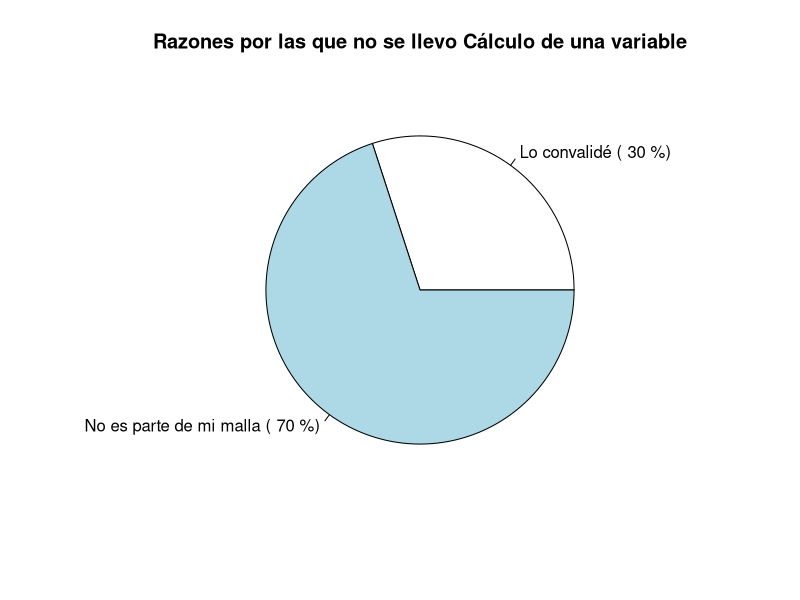
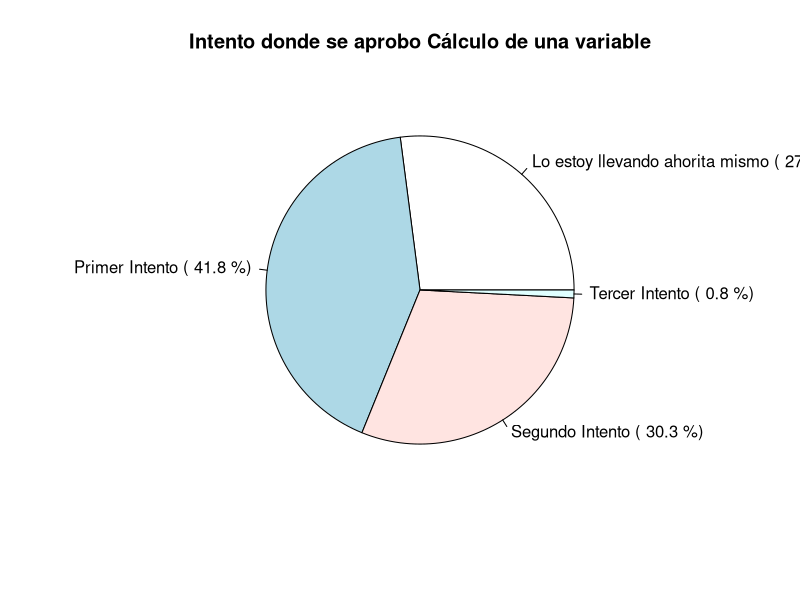
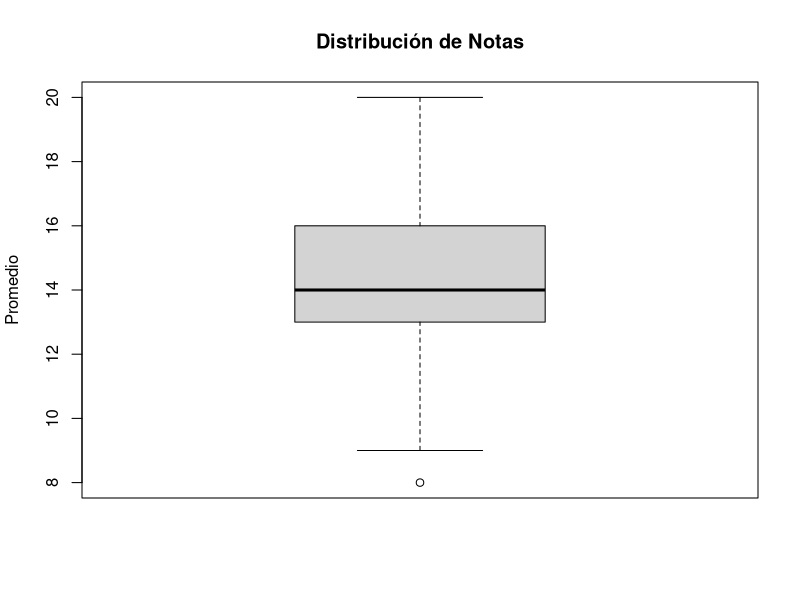
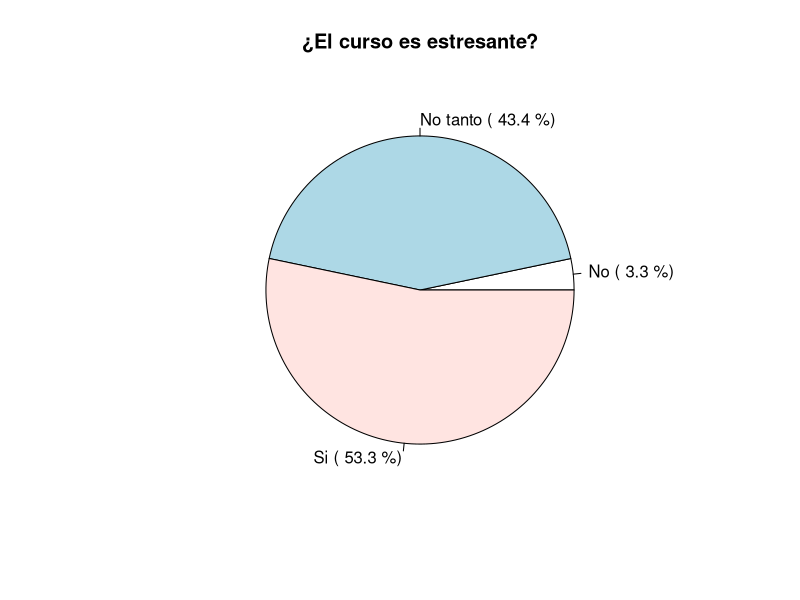
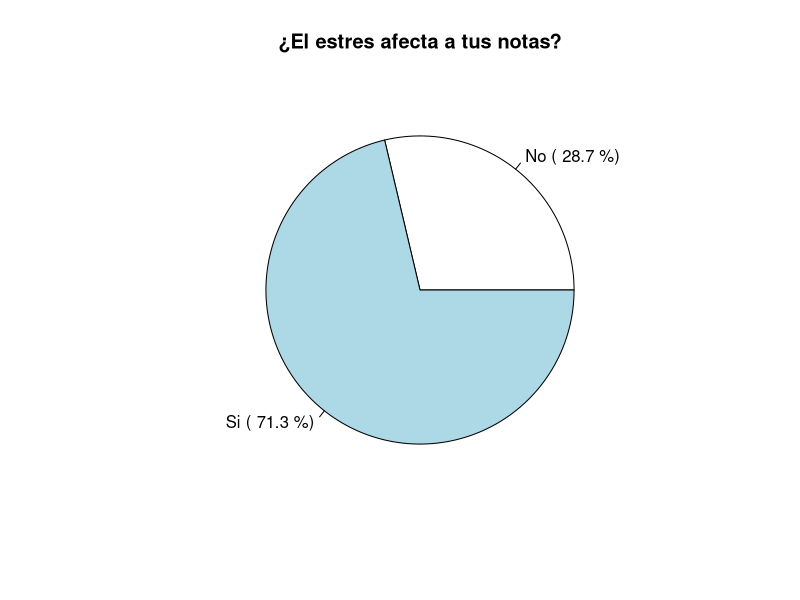
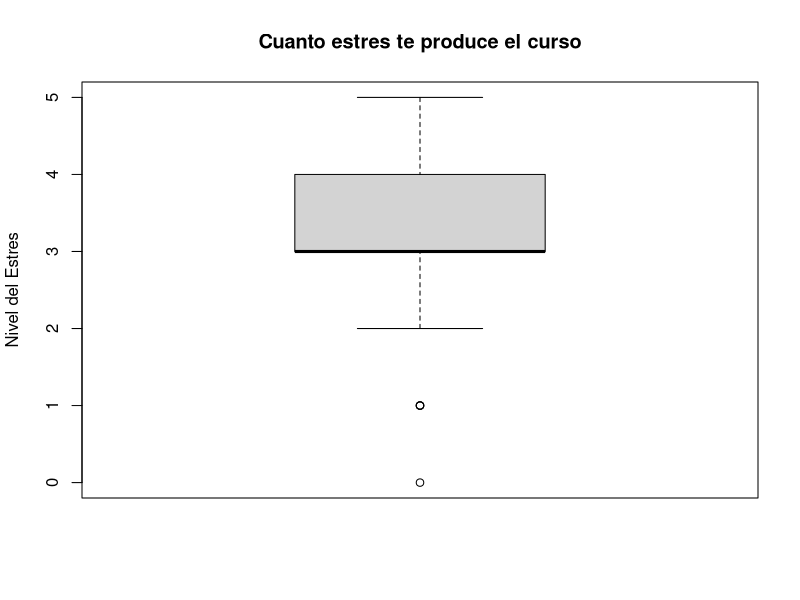
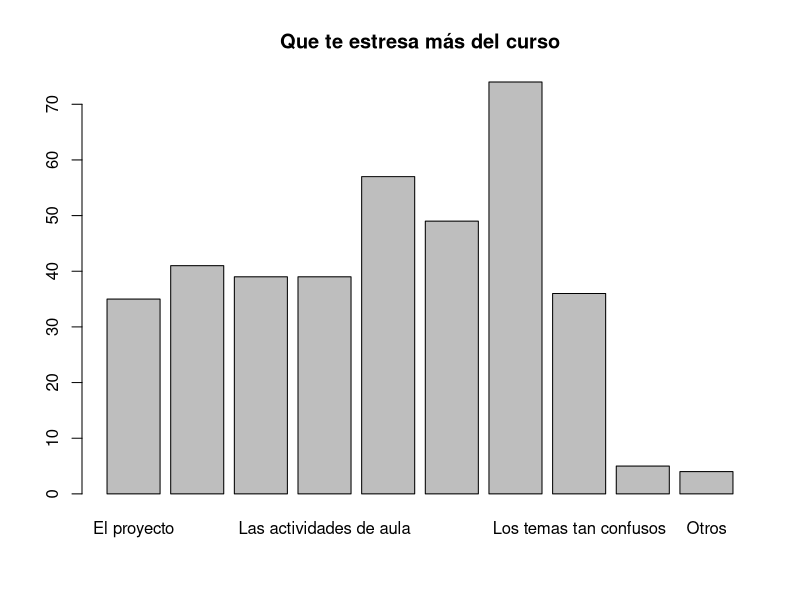
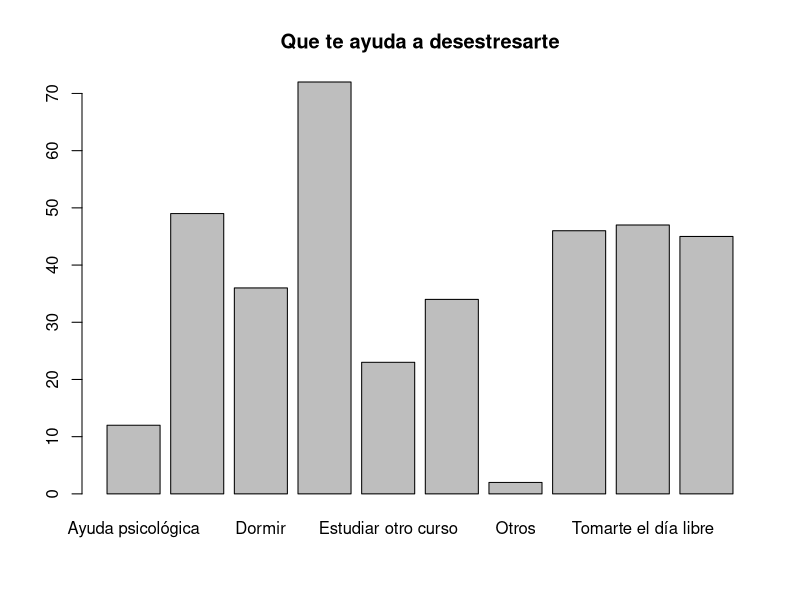

These charts were generated, in order, by the following R code:
## ---- chunk 1
rm(list = ls())
library(readr)
datos <- read_csv("datos.csv")
## ---- chunk 2
library(chron)
#Eliminación de columnas inutiles
datos <- datos[, !(names(datos) %in% c("Marca temporal", "Ingresa tu correo institucional", "Ingresa tu número de teléfono (opcional)" ))]
#Cambio de nombre de las columnas
colnames(datos) <- c("Carrera","LlevoCalculo","Si,Intento","No,razon","Promedio","Estrésante","AfectaNotas","NivelEstres","CausaEstres","Desestresamiento","AprobarEstrategia","HorasEstudios","HorasSueño","HorasLibres","ApoyoDocente","Recomendaciones")

#Adaptacion de datos
for (i in seq_along(datos$`Si,Intento`)) {
  if (datos$`Si,Intento`[i] =="1") {
    datos$`Si,Intento`[i] <- "Primer Intento"
  }
  else if (datos$`Si,Intento`[i] =="2") {
    datos$`Si,Intento`[i] <- "Segundo Intento"
  }
  else if (datos$`Si,Intento`[i] =="3") {
    datos$`Si,Intento`[i] <- "Tercer Intento"
  }
  
}


#Adaptacion de las pregugunta de opción multiple
datos$CausaEstres <- strsplit(datos$CausaEstres, split=";")
OpcionesEstres <- c("Las actividades de aula","Las actividades grupales","Las tareas semanales","El proyecto","Los exámenes parcial y final","La mala explicación del profesor","Los temas tan confusos","La gran cantidad de evaluaciones","Ninguno (todo fue fácil)"
)
for (i in seq_along(datos$CausaEstres)) {
  for (j in seq_along(datos$CausaEstres[[i]])) {
    if (!datos$CausaEstres[[i]][j] %in% OpcionesEstres) {
      datos$CausaEstres[[i]][j] <- "Otros"
    }
  }
}

datos$Desestresamiento <- strsplit(datos$Desestresamiento, split=";")
OpcionesDesestresamiento <- c("Deporte","Escuchar música","Videojuegos","Tomarte el día libre","Ayuda psicológica","Pedir ayuda a tus compañeros","Estudiar otro curso","Maldecir al profesor y al curso","Dormir")

for (i in seq_along(datos$Desestresamiento)) {
  for (j in seq_along(datos$Desestresamiento[[i]])) {
    if (!datos$Desestresamiento[[i]][j] %in% OpcionesDesestresamiento) {
      datos$Desestresamiento[[i]][j] <- "Otros"
    }
  }
}

datos$AprobarEstrategia <- strsplit(datos$AprobarEstrategia,split = ";")
OpcionesEstrategia <- c("Mentorías","Asesorías","Libros de la biblioteca","Estudios grupales","Profesor particular","Solo estudié lo aprendido en clase")

for (i in seq_along(datos$AprobarEstrategia)) {
  for (j in seq_along(datos$AprobarEstrategia[[i]])) {
    if (!datos$AprobarEstrategia[[i]][j] %in% OpcionesEstrategia) {
      datos$AprobarEstrategia[[i]][j] <- "Otros"
    }
  }
}

datos$Recomendaciones <- strsplit(datos$Recomendaciones, split = ";")
OpcionesRecomendaciones <- c("Colocar el 100% de tu esfuerzo desde la primera semana","Estudiar de antemano el curso","Buscar ayuda de estudiantes de ciclos superiores","Orar","Rendirse","No recomendar nada (el curso es fácil no hay necesidad de preparación)")

for (i in seq_along(datos$Recomendaciones)) {
  for (j in seq_along(datos$Recomendaciones[[i]])) {
    if (!datos$Recomendaciones[[i]][j] %in% OpcionesRecomendaciones) {
      datos$Recomendaciones[[i]][j] <- "Otros"
    }
  }
}

## ---- chunk 3
#Llevo calculo:
datos$LlevoCalculo[datos$`No,razon` == "Me retiré"] <- "Si"
datoSI <- datos[datos$LlevoCalculo == "Si", ]
datoNo <- datos[datos$LlevoCalculo != "Si", ]
datoNo <- subset(datoNo,select = c("Carrera","LlevoCalculo","No,razon"))
## ---- chunk 4
#Grafico de porque no se llevo calculo
RzNoCalc <- table(datoNo$`No,razon`)
pie(RzNoCalc, labels = paste(names(prop.table(RzNoCalc)*100), "(", round(prop.table(RzNoCalc)*100, 1), "%)"), main = "Razones por las que no se llevo Cálculo de una variable")
RzNoCalc
## ---- chunk 5
#En que intento se aprobó calculo
SiInCalc <- table(datoSI$`Si,Intento`)
dev.new(width = 12, height = 3)
pie(SiInCalc, labels = paste(names(prop.table(SiInCalc)*100), "(", round(prop.table(SiInCalc)*100, 1), "%)"), main = "Intento donde se aprobo Cálculo de una variable")
SiInCalc
## ---- chunk 6
#Promedio de las notas
valores_no_numericos <- grepl("[^0-9.]+", datoSI$Promedio)
datoSIs <- subset(datoSI, !valores_no_numericos)
datoSIs$Promedio <- as.numeric(datoSIs$Promedio)
boxplot(datoSIs$Promedio, main = "Distribución de Notas", ylab = "Promedio")
cat("Promedio: ", mean(datoSIs$Promedio),"\n")
cat("Minimo: ", min(datoSIs$Promedio),"\n")
cat("Maximo: ", max(datoSIs$Promedio),"\n")
P_cuartiles <- quantile(datoSIs$Promedio, probs = c(0.25, 0.5, 0.75))
cat("Primer cuartil (Q1):", P_cuartiles[1], "\n")
cat("Mediana:", P_cuartiles[2], "\n")
cat("Tercer cuartil (Q3):", P_cuartiles[3], "\n")
## ---- chunk 7
Estr<-table(datoSI$Estrésante)
pie(Estr, labels = paste(names(prop.table(Estr)*100), "(", round(prop.table(Estr)*100, 1), "%)"), main = "¿El curso es estresante?")
Estr
## ---- chunk 8
AfNt <- table(datoSI$AfectaNotas)
pie(AfNt, labels = paste(names(prop.table(AfNt)*100), "(", round(prop.table(AfNt)*100, 1), "%)"), main = "¿El estres afecta a tus notas?")
AfNt
## ---- chunk 9
boxplot(datoSI$NivelEstres, main = "Cuanto estres te produce el curso", ylab = "Nivel del Estres")
cat("Promedio: ", mean(datoSI$NivelEstres),"\n")
cat("Minimo: ", min(datoSI$NivelEstres),"\n")
cat("Maximo: ", max(datoSI$NivelEstres),"\n")
NE_cuartiles <- quantile(datoSI$NivelEstres, probs = c(0.25, 0.5, 0.75))
cat("Primer cuartil (Q1):", NE_cuartiles[1], "\n")
cat("Mediana:", NE_cuartiles[2], "\n")
cat("Tercer cuartil (Q3):", NE_cuartiles[3], "\n")
## ---- chunk 10
barplot(table(unlist(datoSI$CausaEstres)),main = "Que te estresa más del curso")
table(unlist(datoSI$CausaEstres))
## ---- chunk 11
barplot(table(unlist(datoSI$Desestresamiento)),main = "Que te ayuda a desestresarte")
table(unlist(datoSI$Desestresamiento))
## ---- chunk 12
barplot(table(unlist(datoSI$AprobarEstrategia)),main = "Que estrategia tuviste para aprobar")
table(unlist(datoSI$AprobarEstrategia))
## ---- chunk 13
# Convertir las columnas a tipo character
datoSI$HorasEstudios <- as.character(datoSI$HorasEstudios)
datoSI$HorasSueño <- as.character(datoSI$HorasSueño)
datoSI$HorasLibres <- as.character(datoSI$HorasLibres)

# Función para convertir horas en formato "HH:MM:SS" a número entero de horas
to_horas <- function(horas) {
  horas_separadas <- strsplit(horas, ":")
  horas_numericas <- sapply(horas_separadas, function(x) {
    as.numeric(x[1])
  })
  return(horas_numericas)
}

# Convertir las columnas a número entero de horas
datoSI$HorasEstudios <- to_horas(datoSI$HorasEstudios)
datoSI$HorasSueño <- to_horas(datoSI$HorasSueño)
datoSI$HorasLibres <- to_horas(datoSI$HorasLibres)

# Calcular la suma de las horas
datoSI$suma_horas <- datoSI$HorasEstudios + datoSI$HorasSueño + datoSI$HorasLibres

# Eliminar las filas que cumplan la condición
datoSIw <- datoSI[datoSI$suma_horas <= 24, ]

# Eliminar las columnas auxiliares
datoSI$suma_horas <- NULL

## ---- chunk 14
boxplot(datoSIw$HorasEstudios, main = "Cuantas Horas Estudias", ylab = "Horas")
cat("Promedio: ", mean(datoSIw$HorasEstudios),"\n")
cat("Minimo: ", min(datoSIw$HorasEstudios),"\n")
cat("Maximo: ", max(datoSIw$HorasEstudios),"\n")
HE_cuartiles <- quantile(datoSIw$HorasEstudios, probs = c(0.25, 0.5, 0.75))
cat("Primer cuartil (Q1):", HE_cuartiles[1], "\n")
cat("Mediana:", HE_cuartiles[2], "\n")
cat("Tercer cuartil (Q3):", HE_cuartiles[3], "\n")
## ---- chunk 15
boxplot(datoSI$HorasSueño, main = "Cuantas Horas Duermes", ylab = "Horas")
cat("Promedio: ", mean(datoSIw$HorasSueño),"\n")
cat("Minimo: ", min(datoSIw$HorasSueño),"\n")
cat("Maximo: ", max(datoSIw$HorasSueño),"\n")
HS_cuartiles <- quantile(datoSIw$HorasSueño, probs = c(0.25, 0.5, 0.75))
cat("Primer cuartil (Q1):", HS_cuartiles[1], "\n")
cat("Mediana:", HS_cuartiles[2], "\n")
cat("Tercer cuartil (Q3):", HS_cuartiles[3], "\n")
## ---- chunk 16
boxplot(datoSI$HorasLibres, main = "Cuantas Horas tienes libre", ylab = "Horas")
cat("Promedio: ", mean(datoSIw$HorasLibress),"\n")
cat("Minimo: ", min(datoSIw$HorasLibres),"\n")
cat("Maximo: ", max(datoSIw$HorasLibres),"\n")
HL_cuartiles <- quantile(datoSIw$HorasLibres, probs = c(0.25, 0.5, 0.75))
cat("Primer cuartil (Q1):", HL_cuartiles[1], "\n")
cat("Mediana:", HL_cuartiles[2], "\n")
cat("Tercer cuartil (Q3):", HL_cuartiles[3], "\n")
## ---- chunk 17
ApyD <- table(datoSI$ApoyoDocente)
pie(ApyD, labels = paste(names(prop.table(ApyD)*100), "(", round(prop.table(ApyD)*100, 1), "%)"), main = "El Docente resuelve tus dudas")
ApyD
## ---- chunk 18
barplot(table(unlist(datoSI$Recomendaciones)),main = "Recomendaciones")
table(unlist(datoSI$Recomendaciones))
## ---- chunk 19
library(ggplot2)

ggplot(datoSIs, aes(x = Carrera, y = Promedio)) +
  geom_boxplot(fill = "steelblue", color = "black") +
  labs(x = "Carrera", y = "Promedio académico") +
  theme_bw() +
  theme(axis.text.x = element_text(angle = 45, hjust = 1))
aggregate(Promedio ~ Carrera, data = datoSIs, FUN = mean)
## ---- chunk 20
ggplot(datoSI, aes(x = Carrera, y = NivelEstres)) +
  geom_boxplot(fill = "steelblue", color = "black") +
  labs(x = "Carrera", y = "Nivel del Estres") +
  theme_bw() +
  theme(axis.text.x = element_text(angle = 45, hjust = 1))
aggregate(NivelEstres ~ Carrera, data = datoSI, FUN = mean)
## ---- chunk 21
grupo_estres <- aggregate(HorasSueño ~ NivelEstres, data = datoSIw, FUN = mean)

library(ggplot2)
ggplot(datoSIw, aes(x = NivelEstres, y = HorasSueño)) +
  geom_point(color = "steelblue") +
  labs(x = "Nivel de estrés", y = "Horas de sueño") +
  theme_bw() +
  theme(axis.text.x = element_text(angle = 45, hjust = 1))

grupo_estres
## ---- chunk 22
grupo_estudio <- aggregate(HorasEstudios ~ NivelEstres, data = datoSIw, FUN = mean)

library(ggplot2)
ggplot(datoSIw, aes(x = NivelEstres, y = HorasEstudios)) +
  geom_point(color = "steelblue") +
  labs(x = "Nivel de estrés", y = "Horas de estudio") +
  theme_bw() +
  theme(axis.text.x = element_text(angle = 45, hjust = 1))

grupo_estudio
## ---- chunk 23
grupo_libre <- aggregate(HorasLibres ~ NivelEstres, data = datoSIw, FUN = mean)

library(ggplot2)
ggplot(datoSIw, aes(x = NivelEstres, y = HorasLibres)) +
  geom_point(color = "steelblue") +
  labs(x = "Nivel de estrés", y = "Horas libres") +
  theme_bw() +
  theme(axis.text.x = element_text(angle = 45, hjust = 1))

grupo_libre
